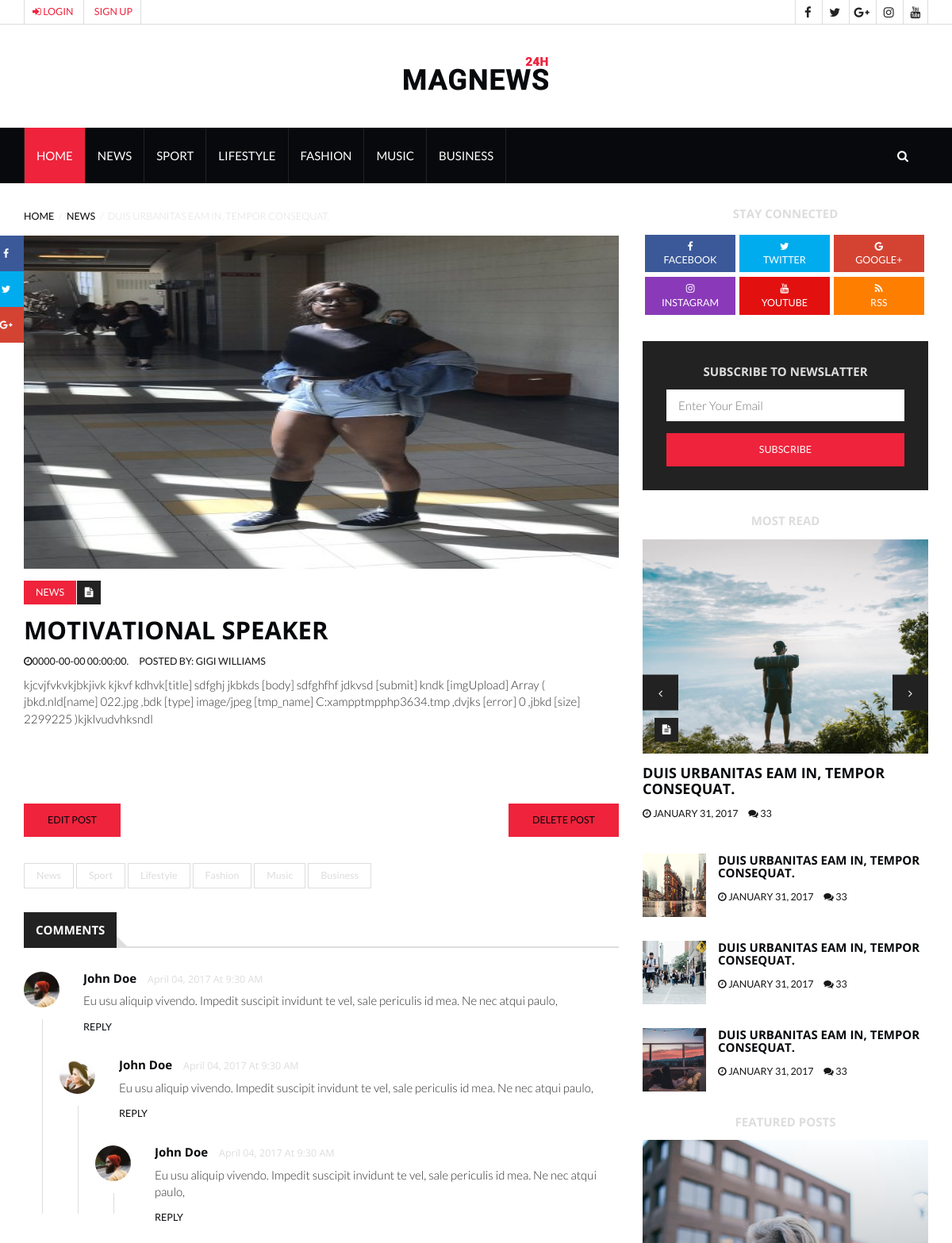
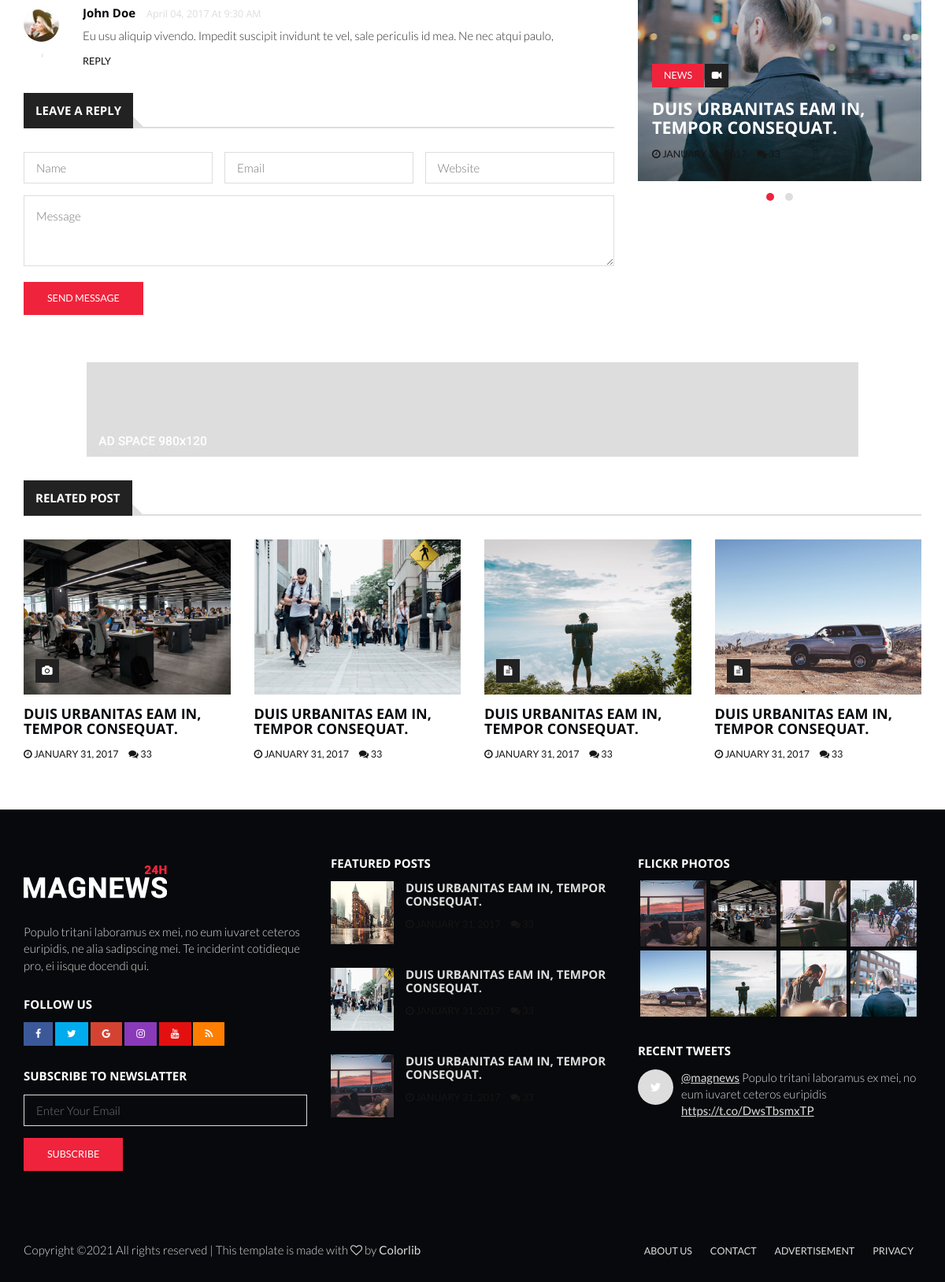
/post.php?id=6, run on the app's committed database (2 pictures, top to bottom).
### tables this page shows
CREATE TABLE `post_table` (
  `id` int(100) NOT NULL,
  `title` varchar(1000) NOT NULL,
  `body` varchar(10000) NOT NULL,
  `image` varchar(100) NOT NULL,
  `username` varchar(100) NOT NULL,
  `date_created` varchar(20) NOT NULL DEFAULT 'current_timestamp(6)',
  `date_edited` varchar(20) NOT NULL
);

CREATE TABLE `blog_users` (
  `id` int(50) NOT NULL,
  `fullname` varchar(150) NOT NULL,
  `phone` varchar(100) NOT NULL,
  `email` varchar(100) NOT NULL,
  `username` varchar(100) NOT NULL,
  `password` varchar(100) NOT NULL
);

### post.php (the view, shortened to what the rows shown need)
<?php
	include_once("config/config.php");
    include_once("class/UserClass.php");
    if(isset($_GET['id'])){
        $id  =  $_GET['id']   !=   ""   ?    $_GET['id']    :   "";
            $user =  new User();
            $user_post = $user->read_single_post($id);
            $CurrentUser = new User();
    }
    $user = new User();
    $select_res = $user->read_post();
?>
<!DOCTYPE html>
<html lang="en">
	<head>
		<link type="text/css" rel="stylesheet" href="css/bootstrap.min.css"/>
		<link type="text/css" rel="stylesheet" href="css/owl.carousel.css" />
		<link type="text/css" rel="stylesheet" href="css/owl.theme.default.css" />
		<link rel="stylesheet" href="css/font-awesome.min.css">
		<link type="text/css" rel="stylesheet" href="css/style.css"/>
    </head>
	<body>
		<div class="section">
			<div class="container">
				<div class="row">
					<div class="col-md-8">
						<article class="article article-post">
							<div class="article-main-img">
								<img src="./image/<?=$user_post['image']?>" alt="" width="750" height="420">
							</div>
							<div class="article-body">
								<ul class="article-info">
									<li class="article-category"><a href="#">News</a></li>
									<li class="article-type"><i class="fa fa-file-text"></i></li>
								</ul>
								<h1 class="article-title"><?=$user_post['title']?></h1>
								<ul class="article-meta">
									<li><i class="fa fa-clock-o"></i><?=$user_post['date_created']?></li>
									<li><i class="fa fa-edits"></i>Posted by:  <?php echo $CurrentUser->getFullname($user_post['username']);?></li>
								</ul>
								<p><?=$user_post['body']?></p>
                                <br /><br />
                                <br /><br />
                                <button class="input-btn" ><a href="editpost.php?post_id=<?=$user_post['id']?>"></i>Edit Post</a></button>
                                <button class="input-btn" style="float: right;"><a href="#" onclick="showAlert(<?php echo json_encode($id);?>)"></i>Delete Post</a></button>
							</div>
						</article>
						<div class="article-comments">
							<div class="section-title">
								<h2 class="title">Comments</h2>
							</div>
						</div>
						<div class="article-reply-form">
							<div class="section-title">
								<h2 class="title">Leave a reply</h2>
							</div>
						</div>
					</div>
					<div class="col-md-4">
						<div class="widget social-widget">
							<div class="widget-title">
								<h2 class="title">Stay Connected</h2>
							</div>
						</div>
						<div class="widget subscribe-widget">
							<div class="widget-title">
								<h2 class="title">Subscribe to Newslatter</h2>
							</div>
						</div>
						<div class="widget">
							<div class="widget-title">
								<h2 class="title">Most Read</h2>
							</div>
						</div>
						<div class="widget">
							<div class="widget-title">
								<h2 class="title">Featured Posts</h2>
							</div>
						</div>
					</div>
				</div>
			</div>
		</div>
		<div class="section">
			<div class="container">
				<div class="row">
					<div class="col-md-12">
						<div class="section-title">
							<h2 class="title">Related Post</h2>
						</div>
					</div>
				</div>
			</div>
		</div>
		<footer id="footer">
			<div id="top-footer" class="section">
				<div class="container">
					<div class="row">
						<div class="col-md-4">
							<div class="footer-widget subscribe-widget">
								<div class="widget-title">
									<h2 class="title">Subscribe to Newslatter</h2>
								</div>
							</div>
						</div>
						<div class="col-md-4">
							<div class="footer-widget">
								<div class="widget-title">
									<h2 class="title">Featured Posts</h2>
								</div>
							</div>
						</div>
						<div class="col-md-4">
							<div class="footer-widget galery-widget">
								<div class="widget-title">
									<h2 class="title">Flickr Photos</h2>
								</div>
							</div>
							<div class="footer-widget tweets-widget">
								<div class="widget-title">
									<h2 class="title">Recent Tweets</h2>
								</div>
							</div>
						</div>
					</div>
				</div>
			</div>
		</footer>
	</body>
</html>

### data on the page
post_table: image (picture), title "MOTIVATIONAL SPEAKER", date_created "0000-00-00 00:00:00.", username.fullname "GIGI WILLIAMS", body "kjcvjfvkvkjbkjivk kjkvf kdhvk[title] sdfghj jkbkds [body] sdfghfhf jdkvsd [submit] kndk [imgUpload] Array ( jbkd.nld[name] 022.jpg ,bdk [type] image/jpeg [tmp_name] C:xampptmpphp3634.tmp ,dvjks [error] 0 ,jbkd [size] 2299225 )kjklvudvhksndl"
